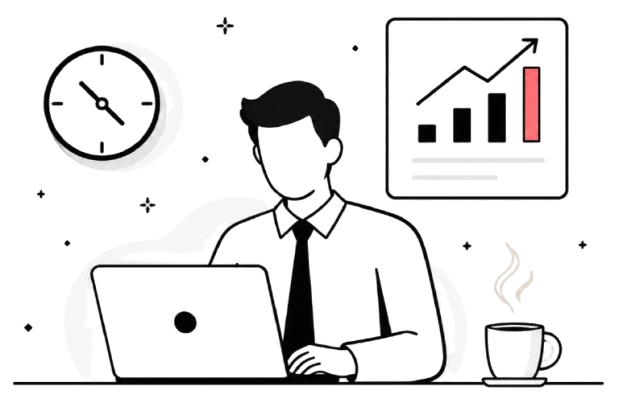
#> input picture frontend/assets/images/onboarding/work.png, 619 x 403 px
$ python trim.py
#> lines starting #> are read from the running program, lines starting #| are printed output that depends on the picture
#> further down, im is the input picture: PIL image 619x403 RGBA; mean R, G, B, A 19, 18.5, 18.4, 36.3
from PIL import Image, ImageChops
def trim(im):
    bg = Image.new(im.mode, im.size, im.getpixel((0,0)))
#> bg: PIL image 619x403 RGBA; every value is 0
    diff = ImageChops.difference(im, bg)
    diff = ImageChops.add(diff, diff, 2.0, -100)
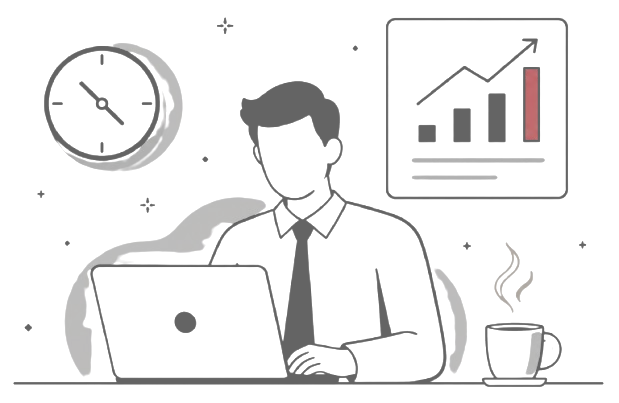
#> diff: PIL image 619x403 RGBA; mean R, G, B, A 9.8, 9.3, 9.3, 19.6; transparent parts drawn white
    bbox = diff.getbbox()
#> bbox = (13, 17, 604, 387)
    if bbox:
        return im.crop(bbox)
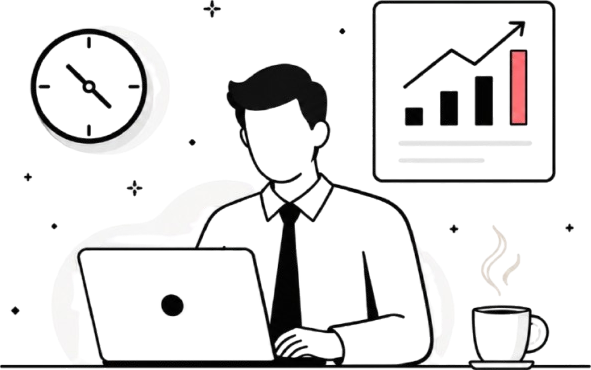
#> returned value: PIL image 591x370 RGBA; mean R, G, B, A 21.7, 21, 21, 41.4; transparent parts drawn white
    return im

try:
    im = Image.open('assets/images/onboarding/work.png')
    im = trim(im)
    im.save('assets/images/onboarding/work.png')
    print("Cropped successfully")
except Exception as e:
    print(f"Error: {e}")

$ run again, with frontend/assets/images/onboarding/children.png copied over frontend/assets/images/onboarding/work.png
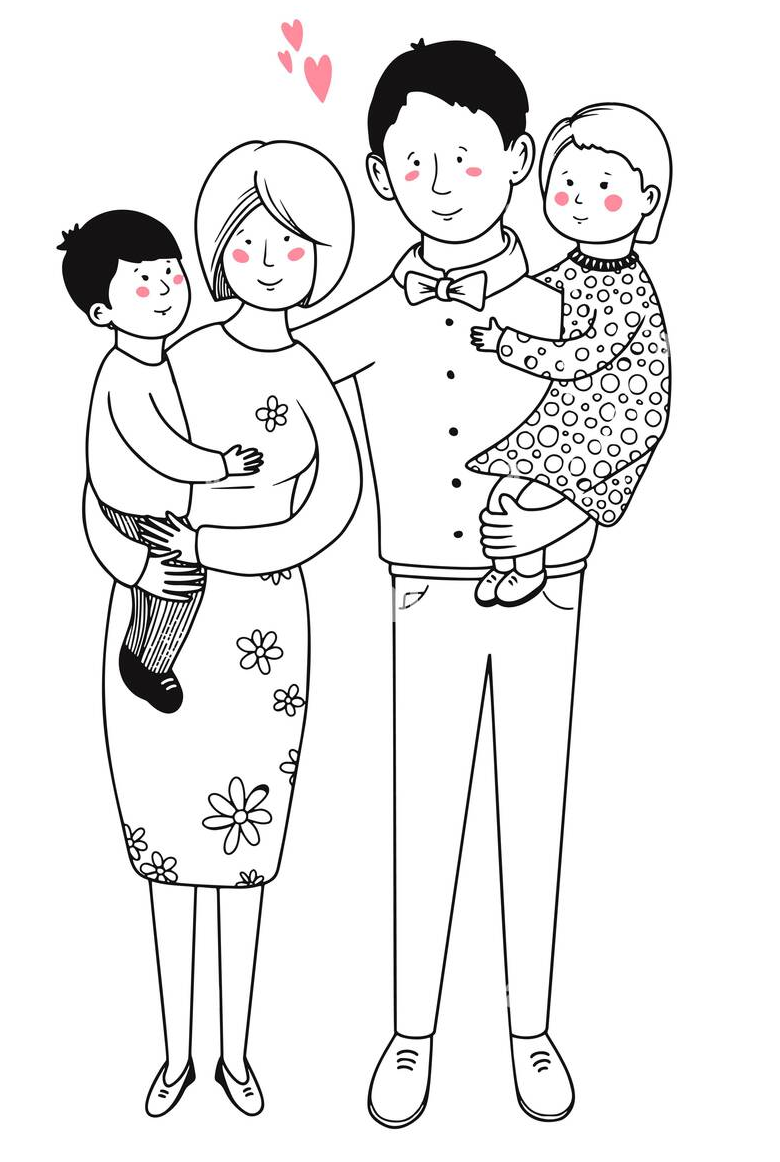
#> input picture frontend/assets/images/onboarding/children.png, 780 x 1162 px
#> im is the input picture: PIL image 780x1162 RGB; mean R, G, B 235.9, 235.6, 235.7
#> bg: PIL image 780x1162 RGB; every value is 255
#> in trim, `diff = ImageChops.add(diff, diff, 2.0, -100)`:
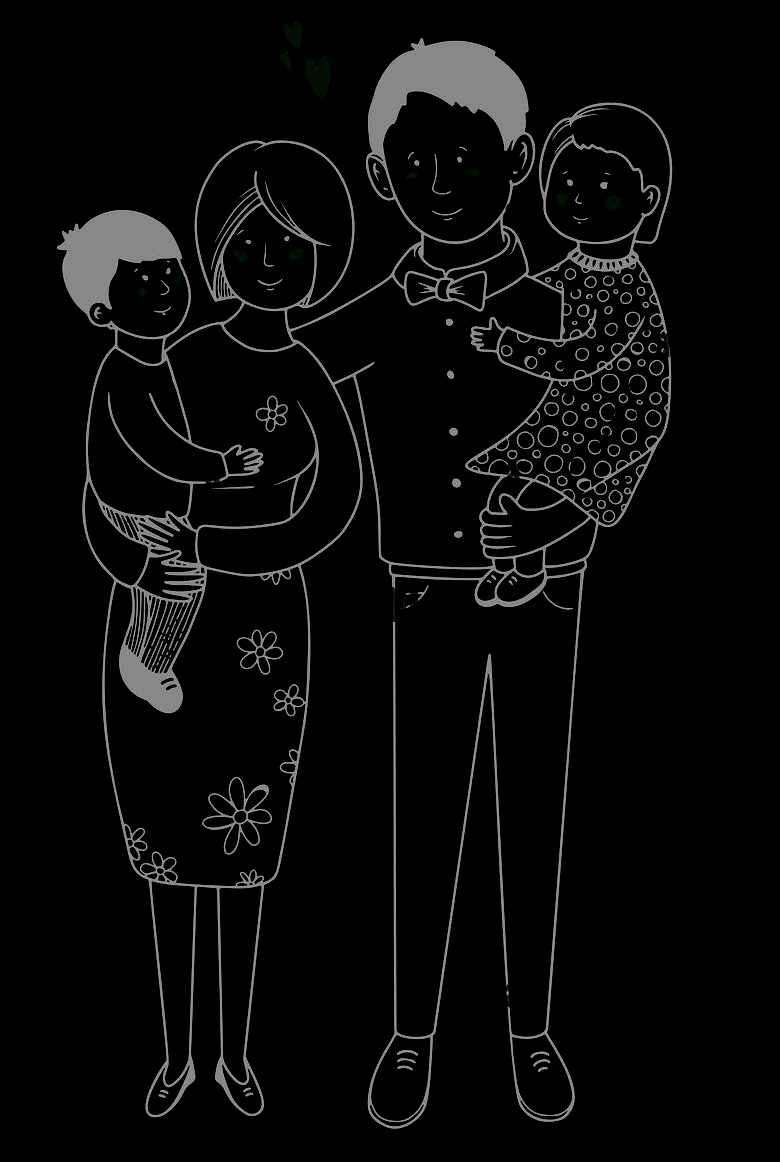
#> diff: PIL image 780x1162 RGB; mean R, G, B 9.5, 9.5, 9.5
#> bbox = (56, 20, 673, 1129)
#> in trim, `return im.crop(bbox)`:
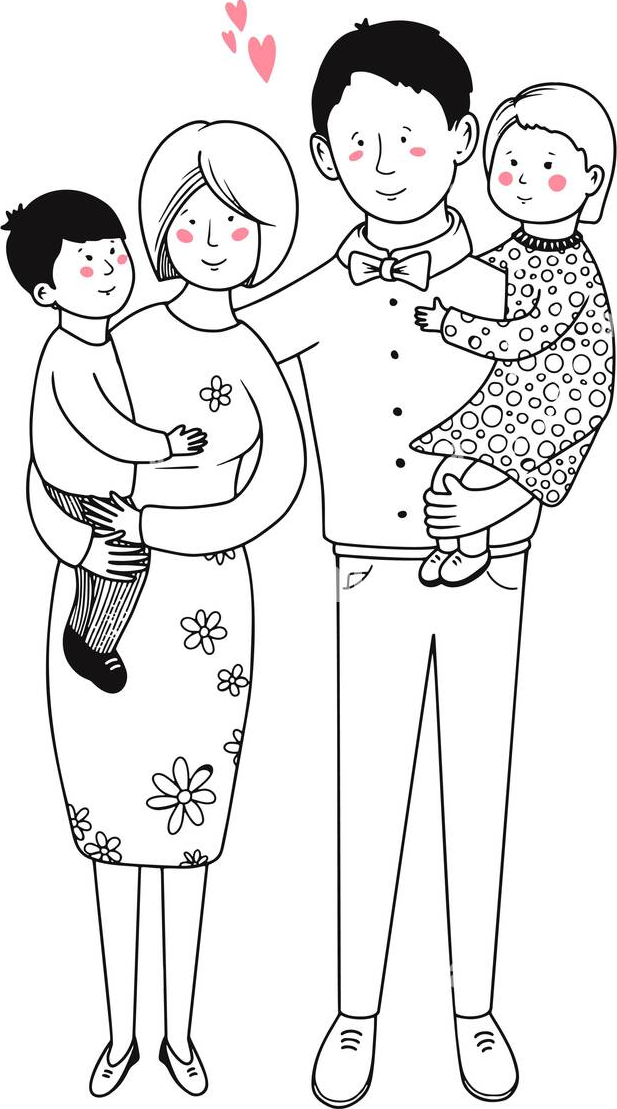
#> returned value: PIL image 617x1109 RGB; mean R, G, B 229.7, 229.3, 229.4
